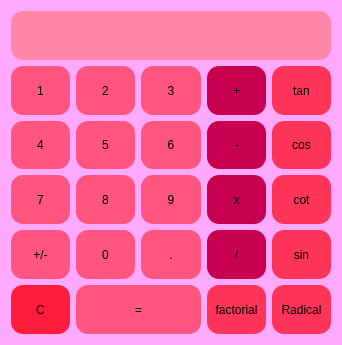
<?xml version="1.0" encoding="UTF-8"?>
<ui version="4.0">
 <class>SweetCalculator</class>
 <widget class="QDialog" name="SweetCalculator">
  <property name="windowModality">
   <enum>Qt::ApplicationModal</enum>
  </property>
  <property name="geometry">
   <rect>
    <x>0</x>
    <y>0</y>
    <width>342</width>
    <height>345</height>
   </rect>
  </property>
  <property name="windowTitle">
   <string>Sweet Calculator</string>
  </property>
  <property name="styleSheet">
   <string notr="true">background-color: rgb(255, 170, 255);</string>
  </property>
  <layout class="QGridLayout" name="gridLayout">
   <item row="2" column="3">
    <widget class="QPushButton" name="minbtn">
     <property name="sizePolicy">
      <sizepolicy hsizetype="Minimum" vsizetype="Expanding">
       <horstretch>0</horstretch>
       <verstretch>0</verstretch>
      </sizepolicy>
     </property>
     <property name="styleSheet">
      <string notr="true">background-color: rgb(127, 3, 36);
background-color: rgb(200, 0, 80);
font: 14pt &quot;System&quot;;
font: 700 9pt &quot;Segoe UI&quot;;
font: 700 9pt &quot;Segoe UI&quot;;
border-radius: 12px
</string>
     </property>
     <property name="text">
      <string>-</string>
     </property>
    </widget>
   </item>
   <item row="2" column="2">
    <widget class="QPushButton" name="num6">
     <property name="sizePolicy">
      <sizepolicy hsizetype="Minimum" vsizetype="Expanding">
       <horstretch>0</horstretch>
       <verstretch>0</verstretch>
      </sizepolicy>
     </property>
     <property name="styleSheet">
      <string notr="true">background-color: rgb(255, 85, 127);
font: 14pt &quot;System&quot;;
font: 700 9pt &quot;Segoe UI&quot;;
font: 700 9pt &quot;Segoe UI&quot;;
border-radius: 12px
</string>
     </property>
     <property name="text">
      <string>6</string>
     </property>
    </widget>
   </item>
   <item row="1" column="1">
    <widget class="QPushButton" name="num2">
     <property name="sizePolicy">
      <sizepolicy hsizetype="Minimum" vsizetype="Expanding">
       <horstretch>0</horstretch>
       <verstretch>0</verstretch>
      </sizepolicy>
     </property>
     <property name="styleSheet">
      <string notr="true">background-color: rgb(255, 85, 127);
font: 14pt &quot;System&quot;;
font: 700 9pt &quot;Segoe UI&quot;;
font: 700 9pt &quot;Segoe UI&quot;;
border-radius: 12px
</string>
     </property>
     <property name="text">
      <string>2</string>
     </property>
    </widget>
   </item>
   <item row="2" column="0">
    <widget class="QPushButton" name="num4">
     <property name="sizePolicy">
      <sizepolicy hsizetype="Minimum" vsizetype="Expanding">
       <horstretch>0</horstretch>
       <verstretch>0</verstretch>
      </sizepolicy>
     </property>
     <property name="styleSheet">
      <string notr="true">background-color: rgb(255, 85, 127);
font: 14pt &quot;System&quot;;
font: 700 9pt &quot;Segoe UI&quot;;
font: 700 9pt &quot;Segoe UI&quot;;
border-radius: 12px
</string>
     </property>
     <property name="text">
      <string>4</string>
     </property>
    </widget>
   </item>
   <item row="3" column="2">
    <widget class="QPushButton" name="num9">
     <property name="sizePolicy">
      <sizepolicy hsizetype="Minimum" vsizetype="Expanding">
       <horstretch>0</horstretch>
       <verstretch>0</verstretch>
      </sizepolicy>
     </property>
     <property name="styleSheet">
      <string notr="true">background-color: rgb(255, 85, 127);
font: 14pt &quot;System&quot;;
font: 700 9pt &quot;Segoe UI&quot;;
font: 700 9pt &quot;Segoe UI&quot;;
border-radius: 12px
</string>
     </property>
     <property name="text">
      <string>9</string>
     </property>
    </widget>
   </item>
   <item row="4" column="2">
    <widget class="QPushButton" name="dotbtn">
     <property name="sizePolicy">
      <sizepolicy hsizetype="Minimum" vsizetype="Expanding">
       <horstretch>0</horstretch>
       <verstretch>0</verstretch>
      </sizepolicy>
     </property>
     <property name="styleSheet">
      <string notr="true">background-color: rgb(255, 85, 127);
font: 14pt &quot;System&quot;;
font: 700 9pt &quot;Segoe UI&quot;;
font: 700 9pt &quot;Segoe UI&quot;;
border-radius: 12px
</string>
     </property>
     <property name="text">
      <string>.</string>
     </property>
    </widget>
   </item>
   <item row="4" column="0">
    <widget class="QPushButton" name="revbtn">
     <property name="sizePolicy">
      <sizepolicy hsizetype="Minimum" vsizetype="Expanding">
       <horstretch>0</horstretch>
       <verstretch>0</verstretch>
      </sizepolicy>
     </property>
     <property name="styleSheet">
      <string notr="true">background-color: rgb(255, 85, 127);
font: 14pt &quot;System&quot;;
font: 700 9pt &quot;Segoe UI&quot;;
font: 700 9pt &quot;Segoe UI&quot;;
border-radius: 12px
</string>
     </property>
     <property name="text">
      <string>+/-</string>
     </property>
    </widget>
   </item>
   <item row="1" column="2">
    <widget class="QPushButton" name="num3">
     <property name="sizePolicy">
      <sizepolicy hsizetype="Minimum" vsizetype="Expanding">
       <horstretch>0</horstretch>
       <verstretch>0</verstretch>
      </sizepolicy>
     </property>
     <property name="styleSheet">
      <string notr="true">background-color: rgb(255, 85, 127);
font: 14pt &quot;System&quot;;
font: 700 9pt &quot;Segoe UI&quot;;
font: 700 9pt &quot;Segoe UI&quot;;
border-radius: 12px
</string>
     </property>
     <property name="text">
      <string>3</string>
     </property>
    </widget>
   </item>
   <item row="3" column="0">
    <widget class="QPushButton" name="num7">
     <property name="sizePolicy">
      <sizepolicy hsizetype="Minimum" vsizetype="Expanding">
       <horstretch>0</horstretch>
       <verstretch>0</verstretch>
      </sizepolicy>
     </property>
     <property name="styleSheet">
      <string notr="true">background-color: rgb(255, 85, 127);
font: 14pt &quot;System&quot;;
font: 700 9pt &quot;Segoe UI&quot;;
font: 700 9pt &quot;Segoe UI&quot;;
border-radius: 12px
</string>
     </property>
     <property name="text">
      <string>7</string>
     </property>
    </widget>
   </item>
   <item row="5" column="0">
    <widget class="QPushButton" name="clearbtn">
     <property name="sizePolicy">
      <sizepolicy hsizetype="Minimum" vsizetype="Expanding">
       <horstretch>0</horstretch>
       <verstretch>0</verstretch>
      </sizepolicy>
     </property>
     <property name="styleSheet">
      <string notr="true">background-color: rgb(255, 85, 127);
background-color: rgb(255, 29, 59);
font: 14pt &quot;System&quot;;
font: 700 9pt &quot;Segoe UI&quot;;
font: 700 9pt &quot;Segoe UI&quot;;
border-radius: 12px
</string>
     </property>
     <property name="text">
      <string>C</string>
     </property>
    </widget>
   </item>
   <item row="3" column="3">
    <widget class="QPushButton" name="mulbtn">
     <property name="sizePolicy">
      <sizepolicy hsizetype="Minimum" vsizetype="Expanding">
       <horstretch>0</horstretch>
       <verstretch>0</verstretch>
      </sizepolicy>
     </property>
     <property name="styleSheet">
      <string notr="true">background-color: rgb(127, 3, 36);
background-color: rgb(200, 0, 80);
font: 14pt &quot;System&quot;;
font: 700 9pt &quot;Segoe UI&quot;;
font: 700 9pt &quot;Segoe UI&quot;;
border-radius: 12px
</string>
     </property>
     <property name="text">
      <string>x</string>
     </property>
    </widget>
   </item>
   <item row="2" column="1">
    <widget class="QPushButton" name="num5">
     <property name="sizePolicy">
      <sizepolicy hsizetype="Minimum" vsizetype="Expanding">
       <horstretch>0</horstretch>
       <verstretch>0</verstretch>
      </sizepolicy>
     </property>
     <property name="styleSheet">
      <string notr="true">background-color: rgb(255, 85, 127);
font: 14pt &quot;System&quot;;
font: 700 9pt &quot;Segoe UI&quot;;
font: 700 9pt &quot;Segoe UI&quot;;
border-radius: 12px
</string>
     </property>
     <property name="text">
      <string>5</string>
     </property>
    </widget>
   </item>
   <item row="1" column="3">
    <widget class="QPushButton" name="sumbtn">
     <property name="sizePolicy">
      <sizepolicy hsizetype="Minimum" vsizetype="Expanding">
       <horstretch>0</horstretch>
       <verstretch>0</verstretch>
      </sizepolicy>
     </property>
     <property name="styleSheet">
      <string notr="true">background-color: rgb(127, 3, 36);
background-color: rgb(200, 0, 80);
font: 14pt &quot;System&quot;;
font: 700 9pt &quot;Segoe UI&quot;;
font: 700 9pt &quot;Segoe UI&quot;;
border-radius: 12px
</string>
     </property>
     <property name="text">
      <string>+</string>
     </property>
    </widget>
   </item>
   <item row="1" column="0">
    <widget class="QPushButton" name="num1">
     <property name="sizePolicy">
      <sizepolicy hsizetype="Minimum" vsizetype="Expanding">
       <horstretch>0</horstretch>
       <verstretch>0</verstretch>
      </sizepolicy>
     </property>
     <property name="styleSheet">
      <string notr="true">background-color: rgb(255, 85, 127);
font: 14pt &quot;System&quot;;
font: 700 9pt &quot;Segoe UI&quot;;
font: 700 9pt &quot;Segoe UI&quot;;
border-radius: 12px
</string>
     </property>
     <property name="text">
      <string>1</string>
     </property>
     <property name="autoRepeatInterval">
      <number>107</number>
     </property>
    </widget>
   </item>
   <item row="4" column="1">
    <widget class="QPushButton" name="num0">
     <property name="sizePolicy">
      <sizepolicy hsizetype="Minimum" vsizetype="Expanding">
       <horstretch>0</horstretch>
       <verstretch>0</verstretch>
      </sizepolicy>
     </property>
     <property name="styleSheet">
      <string notr="true">background-color: rgb(255, 85, 127);
font: 14pt &quot;System&quot;;
font: 700 9pt &quot;Segoe UI&quot;;
font: 700 9pt &quot;Segoe UI&quot;;
border-radius: 12px
</string>
     </property>
     <property name="text">
      <string>0</string>
     </property>
    </widget>
   </item>
   <item row="4" column="3">
    <widget class="QPushButton" name="divbtn">
     <property name="sizePolicy">
      <sizepolicy hsizetype="Minimum" vsizetype="Expanding">
       <horstretch>0</horstretch>
       <verstretch>0</verstretch>
      </sizepolicy>
     </property>
     <property name="styleSheet">
      <string notr="true">background-color: rgb(127, 3, 36);
background-color: rgb(200, 0, 80);
font: 14pt &quot;System&quot;;
font: 700 9pt &quot;Segoe UI&quot;;
font: 700 9pt &quot;Segoe UI&quot;;
border-radius: 12px
</string>
     </property>
     <property name="text">
      <string>/</string>
     </property>
    </widget>
   </item>
   <item row="3" column="1">
    <widget class="QPushButton" name="num8">
     <property name="sizePolicy">
      <sizepolicy hsizetype="Minimum" vsizetype="Expanding">
       <horstretch>0</horstretch>
       <verstretch>0</verstretch>
      </sizepolicy>
     </property>
     <property name="styleSheet">
      <string notr="true">background-color: rgb(255, 85, 127);
font: 14pt &quot;System&quot;;
font: 700 9pt &quot;Segoe UI&quot;;
font: 700 9pt &quot;Segoe UI&quot;;
border-radius: 12px
</string>
     </property>
     <property name="text">
      <string>8</string>
     </property>
    </widget>
   </item>
   <item row="1" column="4">
    <widget class="QPushButton" name="numtan">
     <property name="sizePolicy">
      <sizepolicy hsizetype="Minimum" vsizetype="Expanding">
       <horstretch>0</horstretch>
       <verstretch>0</verstretch>
      </sizepolicy>
     </property>
     <property name="styleSheet">
      <string notr="true">background-color: rgb(255, 52, 89);
font: 14pt &quot;System&quot;;
font: 700 9pt &quot;Segoe UI&quot;;
font: 700 9pt &quot;Segoe UI&quot;;
border-radius: 12px
</string>
     </property>
     <property name="text">
      <string>tan</string>
     </property>
    </widget>
   </item>
   <item row="2" column="4">
    <widget class="QPushButton" name="numcos">
     <property name="sizePolicy">
      <sizepolicy hsizetype="Minimum" vsizetype="Expanding">
       <horstretch>0</horstretch>
       <verstretch>0</verstretch>
      </sizepolicy>
     </property>
     <property name="styleSheet">
      <string notr="true">background-color: rgb(255, 52, 89);
font: 14pt &quot;System&quot;;
font: 700 9pt &quot;Segoe UI&quot;;
font: 700 9pt &quot;Segoe UI&quot;;
border-radius: 12px
</string>
     </property>
     <property name="text">
      <string>cos</string>
     </property>
    </widget>
   </item>
   <item row="3" column="4">
    <widget class="QPushButton" name="numcot">
     <property name="sizePolicy">
      <sizepolicy hsizetype="Minimum" vsizetype="Expanding">
       <horstretch>0</horstretch>
       <verstretch>0</verstretch>
      </sizepolicy>
     </property>
     <property name="styleSheet">
      <string notr="true">background-color: rgb(255, 52, 89);
font: 14pt &quot;System&quot;;
font: 700 9pt &quot;Segoe UI&quot;;
font: 700 9pt &quot;Segoe UI&quot;;
border-radius: 12px
</string>
     </property>
     <property name="text">
      <string>cot</string>
     </property>
    </widget>
   </item>
   <item row="4" column="4">
    <widget class="QPushButton" name="numsin">
     <property name="sizePolicy">
      <sizepolicy hsizetype="Minimum" vsizetype="Expanding">
       <horstretch>0</horstretch>
       <verstretch>0</verstretch>
      </sizepolicy>
     </property>
     <property name="styleSheet">
      <string notr="true">background-color: rgb(255, 52, 89);
font: 14pt &quot;System&quot;;
font: 700 9pt &quot;Segoe UI&quot;;
font: 700 9pt &quot;Segoe UI&quot;;
border-radius: 12px
</string>
     </property>
     <property name="text">
      <string>sin</string>
     </property>
    </widget>
   </item>
   <item row="5" column="4">
    <widget class="QPushButton" name="numrad">
     <property name="sizePolicy">
      <sizepolicy hsizetype="Minimum" vsizetype="Expanding">
       <horstretch>0</horstretch>
       <verstretch>0</verstretch>
      </sizepolicy>
     </property>
     <property name="styleSheet">
      <string notr="true">background-color: rgb(255, 52, 89);
font: 14pt &quot;System&quot;;
font: 700 9pt &quot;Segoe UI&quot;;
font: 700 9pt &quot;Segoe UI&quot;;
border-radius: 12px
</string>
     </property>
     <property name="text">
      <string>Radical</string>
     </property>
    </widget>
   </item>
   <item row="5" column="3">
    <widget class="QPushButton" name="numfac">
     <property name="sizePolicy">
      <sizepolicy hsizetype="Minimum" vsizetype="Expanding">
       <horstretch>0</horstretch>
       <verstretch>0</verstretch>
      </sizepolicy>
     </property>
     <property name="styleSheet">
      <string notr="true">background-color: rgb(255, 52, 89);
font: 14pt &quot;System&quot;;
font: 700 9pt &quot;Segoe UI&quot;;
font: 700 9pt &quot;Segoe UI&quot;;
border-radius: 12px
</string>
     </property>
     <property name="text">
      <string>factorial</string>
     </property>
    </widget>
   </item>
   <item row="5" column="1" colspan="2">
    <widget class="QPushButton" name="eqbtn">
     <property name="sizePolicy">
      <sizepolicy hsizetype="Minimum" vsizetype="Expanding">
       <horstretch>0</horstretch>
       <verstretch>0</verstretch>
      </sizepolicy>
     </property>
     <property name="styleSheet">
      <string notr="true">background-color: rgb(255, 85, 127);
font: 14pt &quot;System&quot;;
font: 700 9pt &quot;Segoe UI&quot;;
font: 700 9pt &quot;Segoe UI&quot;;
border-radius: 12px
</string>
     </property>
     <property name="text">
      <string>=</string>
     </property>
    </widget>
   </item>
   <item row="0" column="0" colspan="5">
    <widget class="QLineEdit" name="textbox">
     <property name="sizePolicy">
      <sizepolicy hsizetype="Expanding" vsizetype="Expanding">
       <horstretch>0</horstretch>
       <verstretch>0</verstretch>
      </sizepolicy>
     </property>
     <property name="layoutDirection">
      <enum>Qt::LeftToRight</enum>
     </property>
     <property name="styleSheet">
      <string notr="true">background-color: rgb(255, 134, 166);
border-radius: 12px
</string>
     </property>
     <property name="cursorMoveStyle">
      <enum>Qt::VisualMoveStyle</enum>
     </property>
    </widget>
   </item>
  </layout>
 </widget>
 <resources/>
 <connections/>
</ui>
